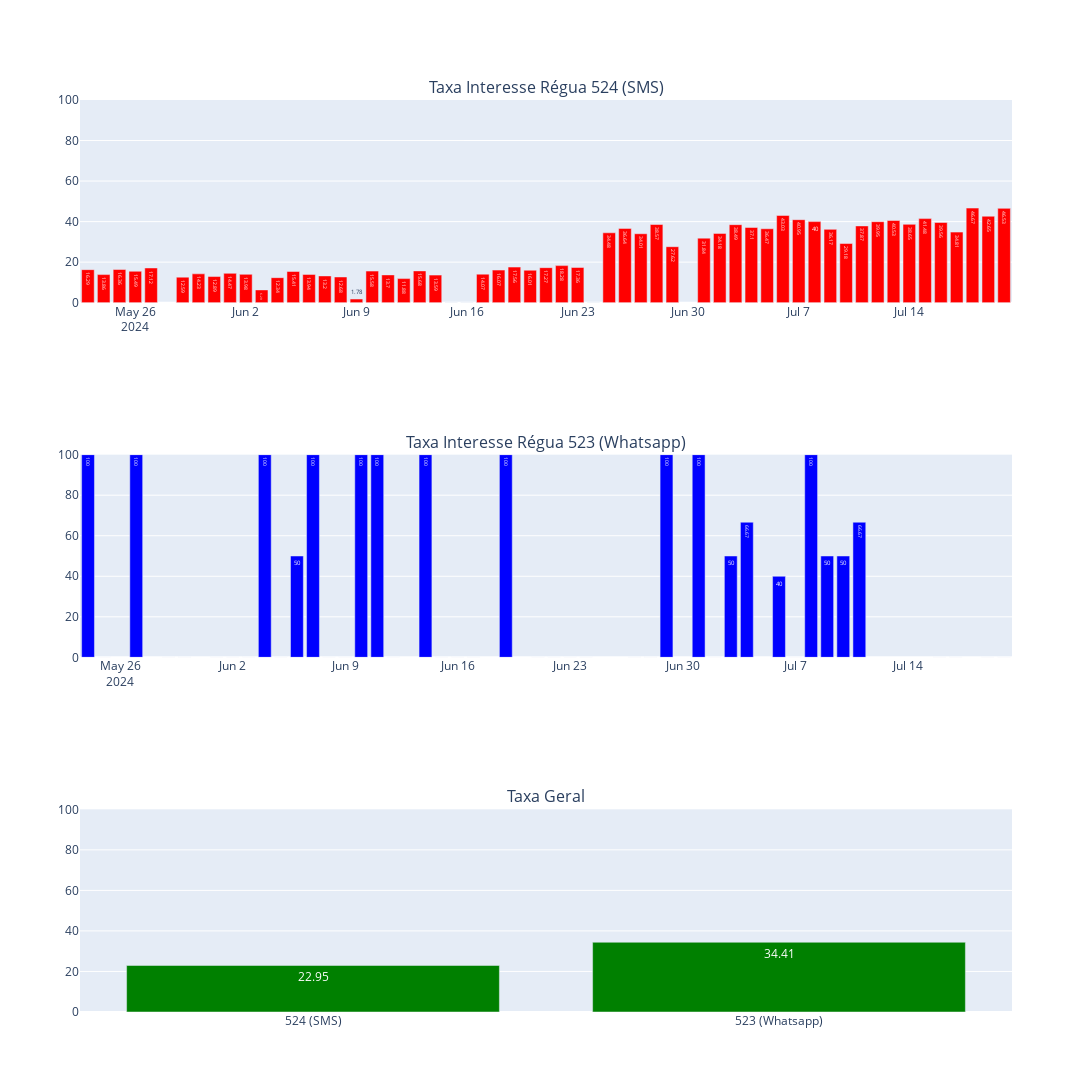

Here is the notebook cell this chart was saved with:
### Code cell
fig = make_subplots(rows=3,cols=1,shared_yaxes= True, subplot_titles=('Taxa Interesse Régua 524 (SMS)','Taxa Interesse Régua 523 (Whatsapp)','Taxa Geral'))

fig.add_trace(go.Bar(x=base_524["enviado_em"],
                     y=base_524["Tx_Interesse"],
                     marker_color="red",
                     text=base_524["Tx_Interesse"]),row=1,col=1)
fig.add_trace(go.Bar(x=base_523["enviado_em"],
                     y=base_523["Tx_Interesse"],
                     marker_color="blue",
                     text=base_523["Tx_Interesse"]),row=2,col=1)
fig.add_trace(go.Bar(x=tx_geral_3['Regua'],
                     y=tx_geral_3['Taxa'],
                     marker_color="Green",
                     text=tx_geral_3['Taxa']),row=3,col=1)
fig.update_yaxes(range=[0, 100], row=1,col=1)
fig.update_yaxes(range=[0, 100], row=2,col=1)
fig.update_yaxes(range=[0, 100], row=3,col=1)
fig.update_layout(width=1400, height=1250, showlegend= False)

### Figure 1 — Plotly figure (JSON) as saved in the notebook; plotly's stock layout.template omitted (floating-point values rounded to 4 significant figures)
{"data": [{"marker": {"color": "red"}, "text": [16.29, 13.86, 16.36, 15.49, 17.12, 12.59, 14.23, 12.89, 14.47, 13.98, 6.29, 12.34, 15.41, 13.94, 13.2, 12.68, 1.78, 15.58, 13.7, 11.88, 15.68, 13.59, 0, 0, 14.07, 16.07, 17.56, 16.01, 17.27, 18.28, 17.36, 0, 34.48, 36.64, 34.01, 38.57, 27.62, 31.84, 34.18, 38.49, 37.1, 36.47, 43.03, 40.95, 40, 36.17, 29.18, 37.87, 39.95, 40.53, 38.65, 41.48, 39.56, 34.81, 46.67, 42.65, 46.53], "type": "bar", "x": ["2024-05-23", "2024-05-24", "2024-05-25", "2024-05-26", "2024-05-27", "2024-05-29", "2024-05-30", "2024-05-31", "2024-06-01", "2024-06-02", "2024-06-03", "2024-06-04", "2024-06-05", "2024-06-06", "2024-06-07", "2024-06-08", "2024-06-09", "2024-06-10", "2024-06-11", "2024-06-12", "2024-06-13", "2024-06-14", "2024-06-15", "2024-06-16", "2024-06-17", "2024-06-18", "2024-06-19", "2024-06-20", "2024-06-21", "2024-06-22", "2024-06-23", "2024-06-24", "2024-06-25", "2024-06-26", "2024-06-27", "2024-06-28", "2024-06-29", "2024-07-01", "2024-07-02", "2024-07-03", "2024-07-04", "2024-07-05", "2024-07-06", "2024-07-07", "2024-07-08", "2024-07-09", "2024-07-10", "2024-07-11", "2024-07-12", "2024-07-13", "2024-07-14", "2024-07-15", "2024-07-16", "2024-07-17", "2024-07-18", "2024-07-19", "2024-07-20"], "xaxis": "x", "y": [16.29, 13.86, 16.36, 15.49, 17.12, 12.59, 14.23, 12.89, 14.47, 13.98, 6.29, 12.34, 15.41, 13.94, 13.2, 12.68, 1.78, 15.58, 13.7, 11.88, 15.68, 13.59, 0, 0, 14.07, 16.07, 17.56, 16.01, 17.27, 18.28, 17.36, 0, 34.48, 36.64, 34.01, 38.57, 27.62, 31.84, 34.18, 38.49, 37.1, 36.47, 43.03, 40.95, 40, 36.17, 29.18, 37.87, 39.95, 40.53, 38.65, 41.48, 39.56, 34.81, 46.67, 42.65, 46.53], "yaxis": "y"}, {"marker": {"color": "blue"}, "text": [100, 0, 100, 0, 0, 0, 0, 0, 100, 0, 50, 100, 0, 0, 100, 100, 0, 100, 0, 0, 0, 100, 0, 0, 0, 0, 0, 0, 100, 100, 0, 50, 66.67, 40, 0, 100, 50, 50, 66.67, 0, 0, 0, 0], "type": "bar", "x": ["2024-05-24", "2024-05-25", "2024-05-27", "2024-05-29", "2024-05-30", "2024-06-01", "2024-06-02", "2024-06-03", "2024-06-04", "2024-06-05", "2024-06-06", "2024-06-07", "2024-06-08", "2024-06-09", "2024-06-10", "2024-06-11", "2024-06-12", "2024-06-14", "2024-06-15", "2024-06-16", "2024-06-17", "2024-06-19", "2024-06-21", "2024-06-22", "2024-06-23", "2024-06-24", "2024-06-27", "2024-06-28", "2024-06-29", "2024-07-01", "2024-07-02", "2024-07-03", "2024-07-04", "2024-07-06", "2024-07-07", "2024-07-08", "2024-07-09", "2024-07-10", "2024-07-11", "2024-07-16", "2024-07-17", "2024-07-19", "2024-07-20"], "xaxis": "x2", "y": [100, 0, 100, 0, 0, 0, 0, 0, 100, 0, 50, 100, 0, 0, 100, 100, 0, 100, 0, 0, 0, 100, 0, 0, 0, 0, 0, 0, 100, 100, 0, 50, 66.67, 40, 0, 100, 50, 50, 66.67, 0, 0, 0, 0], "yaxis": "y2"}, {"marker": {"color": "Green"}, "text": [22.95, 34.41], "type": "bar", "x": ["524 (SMS)", "523 (Whatsapp)"], "xaxis": "x3", "y": [22.95, 34.41], "yaxis": "y3"}], "layout": {"annotations": [{"font": {"size": 16}, "showarrow": false, "text": "Taxa Interesse Régua 524 (SMS)", "x": 0.5, "xanchor": "center", "xref": "paper", "y": 1, "yanchor": "bottom", "yref": "paper"}, {"font": {"size": 16}, "showarrow": false, "text": "Taxa Interesse Régua 523 (Whatsapp)", "x": 0.5, "xanchor": "center", "xref": "paper", "y": 0.6111, "yanchor": "bottom", "yref": "paper"}, {"font": {"size": 16}, "showarrow": false, "text": "Taxa Geral", "x": 0.5, "xanchor": "center", "xref": "paper", "y": 0.2222, "yanchor": "bottom", "yref": "paper"}], "height": 1250, "showlegend": false, "width": 1400, "xaxis": {"anchor": "y", "domain": [0, 1]}, "xaxis2": {"anchor": "y2", "domain": [0, 1]}, "xaxis3": {"anchor": "y3", "domain": [0, 1]}, "yaxis": {"anchor": "x", "domain": [0.7778, 1], "range": [0, 100]}, "yaxis2": {"anchor": "x2", "domain": [0.3889, 0.6111], "range": [0, 100]}, "yaxis3": {"anchor": "x3", "domain": [0, 0.2222], "range": [0, 100]}}}
